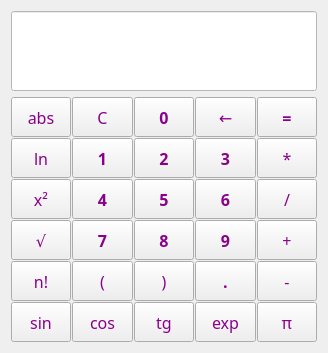
<?xml version="1.0" encoding="UTF-8"?>
<ui version="4.0">
 <class>MainWindow</class>
 <widget class="QMainWindow" name="MainWindow">
  <property name="geometry">
   <rect>
    <x>0</x>
    <y>0</y>
    <width>324</width>
    <height>351</height>
   </rect>
  </property>
  <property name="sizePolicy">
   <sizepolicy hsizetype="Preferred" vsizetype="Preferred">
    <horstretch>0</horstretch>
    <verstretch>0</verstretch>
   </sizepolicy>
  </property>
  <property name="maximumSize">
   <size>
    <width>16777215</width>
    <height>16777215</height>
   </size>
  </property>
  <property name="sizeIncrement">
   <size>
    <width>0</width>
    <height>0</height>
   </size>
  </property>
  <property name="focusPolicy">
   <enum>Qt::StrongFocus</enum>
  </property>
  <property name="windowTitle">
   <string>Калькулятор</string>
  </property>
  <property name="windowIcon">
   <iconset theme="icon" resource="resource.qrc">
    <normaloff>:/pr/ico/icon.ico</normaloff>:/pr/ico/icon.ico</iconset>
  </property>
  <property name="styleSheet">
   <string notr="true"/>
  </property>
  <widget class="QWidget" name="centralWidget">
   <layout class="QVBoxLayout" name="verticalLayout">
    <item>
     <widget class="QLineEdit" name="lineEdit">
      <property name="sizePolicy">
       <sizepolicy hsizetype="Minimum" vsizetype="Minimum">
        <horstretch>1</horstretch>
        <verstretch>1</verstretch>
       </sizepolicy>
      </property>
      <property name="minimumSize">
       <size>
        <width>306</width>
        <height>80</height>
       </size>
      </property>
      <property name="maximumSize">
       <size>
        <width>16777214</width>
        <height>120</height>
       </size>
      </property>
      <property name="sizeIncrement">
       <size>
        <width>2</width>
        <height>1</height>
       </size>
      </property>
      <property name="font">
       <font>
        <family>Century Gothic</family>
        <pointsize>15</pointsize>
        <weight>50</weight>
        <bold>false</bold>
       </font>
      </property>
      <property name="focusPolicy">
       <enum>Qt::NoFocus</enum>
      </property>
      <property name="styleSheet">
       <string notr="true">background-color : white </string>
      </property>
      <property name="alignment">
       <set>Qt::AlignRight|Qt::AlignTrailing|Qt::AlignVCenter</set>
      </property>
      <property name="readOnly">
       <bool>true</bool>
      </property>
     </widget>
    </item>
    <item>
     <layout class="QGridLayout" name="gridLayout">
      <property name="spacing">
       <number>1</number>
      </property>
      <item row="4" column="0">
       <widget class="QPushButton" name="pushButton_fact">
        <property name="sizePolicy">
         <sizepolicy hsizetype="Minimum" vsizetype="Minimum">
          <horstretch>0</horstretch>
          <verstretch>0</verstretch>
         </sizepolicy>
        </property>
        <property name="minimumSize">
         <size>
          <width>60</width>
          <height>40</height>
         </size>
        </property>
        <property name="maximumSize">
         <size>
          <width>16777215</width>
          <height>1677215</height>
         </size>
        </property>
        <property name="sizeIncrement">
         <size>
          <width>1</width>
          <height>1</height>
         </size>
        </property>
        <property name="font">
         <font>
          <family>Century Gothic</family>
          <pointsize>12</pointsize>
          <kerning>true</kerning>
         </font>
        </property>
        <property name="focusPolicy">
         <enum>Qt::ClickFocus</enum>
        </property>
        <property name="styleSheet">
         <string notr="true">color: darkMagenta;</string>
        </property>
        <property name="text">
         <string>n!</string>
        </property>
       </widget>
      </item>
      <item row="5" column="3">
       <widget class="QPushButton" name="pushButton_tg">
        <property name="sizePolicy">
         <sizepolicy hsizetype="Minimum" vsizetype="Minimum">
          <horstretch>0</horstretch>
          <verstretch>0</verstretch>
         </sizepolicy>
        </property>
        <property name="minimumSize">
         <size>
          <width>60</width>
          <height>40</height>
         </size>
        </property>
        <property name="maximumSize">
         <size>
          <width>16777215</width>
          <height>1677215</height>
         </size>
        </property>
        <property name="sizeIncrement">
         <size>
          <width>1</width>
          <height>1</height>
         </size>
        </property>
        <property name="font">
         <font>
          <family>Century Gothic</family>
          <pointsize>12</pointsize>
          <kerning>true</kerning>
         </font>
        </property>
        <property name="focusPolicy">
         <enum>Qt::ClickFocus</enum>
        </property>
        <property name="styleSheet">
         <string notr="true">color: darkMagenta;</string>
        </property>
        <property name="text">
         <string>tg</string>
        </property>
       </widget>
      </item>
      <item row="1" column="5">
       <widget class="QPushButton" name="pushButton_3">
        <property name="sizePolicy">
         <sizepolicy hsizetype="Minimum" vsizetype="Minimum">
          <horstretch>0</horstretch>
          <verstretch>0</verstretch>
         </sizepolicy>
        </property>
        <property name="minimumSize">
         <size>
          <width>60</width>
          <height>40</height>
         </size>
        </property>
        <property name="maximumSize">
         <size>
          <width>16777215</width>
          <height>1677215</height>
         </size>
        </property>
        <property name="sizeIncrement">
         <size>
          <width>1</width>
          <height>1</height>
         </size>
        </property>
        <property name="font">
         <font>
          <family>Century Gothic</family>
          <pointsize>12</pointsize>
          <weight>75</weight>
          <bold>true</bold>
          <kerning>true</kerning>
         </font>
        </property>
        <property name="focusPolicy">
         <enum>Qt::ClickFocus</enum>
        </property>
        <property name="styleSheet">
         <string notr="true">color: darkMagenta;</string>
        </property>
        <property name="text">
         <string>3</string>
        </property>
       </widget>
      </item>
      <item row="5" column="7">
       <widget class="QPushButton" name="pushButton_pi">
        <property name="sizePolicy">
         <sizepolicy hsizetype="Minimum" vsizetype="Minimum">
          <horstretch>0</horstretch>
          <verstretch>0</verstretch>
         </sizepolicy>
        </property>
        <property name="minimumSize">
         <size>
          <width>60</width>
          <height>40</height>
         </size>
        </property>
        <property name="maximumSize">
         <size>
          <width>16777215</width>
          <height>1677215</height>
         </size>
        </property>
        <property name="sizeIncrement">
         <size>
          <width>1</width>
          <height>1</height>
         </size>
        </property>
        <property name="font">
         <font>
          <family>Century Gothic</family>
          <pointsize>12</pointsize>
          <kerning>true</kerning>
         </font>
        </property>
        <property name="focusPolicy">
         <enum>Qt::ClickFocus</enum>
        </property>
        <property name="styleSheet">
         <string notr="true">color: darkMagenta;</string>
        </property>
        <property name="text">
         <string>π</string>
        </property>
       </widget>
      </item>
      <item row="2" column="5">
       <widget class="QPushButton" name="pushButton_6">
        <property name="sizePolicy">
         <sizepolicy hsizetype="Minimum" vsizetype="Minimum">
          <horstretch>0</horstretch>
          <verstretch>0</verstretch>
         </sizepolicy>
        </property>
        <property name="minimumSize">
         <size>
          <width>60</width>
          <height>40</height>
         </size>
        </property>
        <property name="maximumSize">
         <size>
          <width>16777215</width>
          <height>1677215</height>
         </size>
        </property>
        <property name="sizeIncrement">
         <size>
          <width>1</width>
          <height>1</height>
         </size>
        </property>
        <property name="font">
         <font>
          <family>Century Gothic</family>
          <pointsize>12</pointsize>
          <weight>75</weight>
          <bold>true</bold>
          <kerning>true</kerning>
         </font>
        </property>
        <property name="focusPolicy">
         <enum>Qt::ClickFocus</enum>
        </property>
        <property name="styleSheet">
         <string notr="true">color: darkMagenta;</string>
        </property>
        <property name="text">
         <string>6</string>
        </property>
       </widget>
      </item>
      <item row="0" column="0">
       <widget class="QPushButton" name="pushButton_abs">
        <property name="sizePolicy">
         <sizepolicy hsizetype="Minimum" vsizetype="Minimum">
          <horstretch>0</horstretch>
          <verstretch>0</verstretch>
         </sizepolicy>
        </property>
        <property name="minimumSize">
         <size>
          <width>60</width>
          <height>40</height>
         </size>
        </property>
        <property name="maximumSize">
         <size>
          <width>16777215</width>
          <height>1677215</height>
         </size>
        </property>
        <property name="sizeIncrement">
         <size>
          <width>1</width>
          <height>1</height>
         </size>
        </property>
        <property name="font">
         <font>
          <family>Century Gothic</family>
          <pointsize>12</pointsize>
          <kerning>true</kerning>
         </font>
        </property>
        <property name="focusPolicy">
         <enum>Qt::ClickFocus</enum>
        </property>
        <property name="styleSheet">
         <string notr="true">color: darkMagenta;</string>
        </property>
        <property name="text">
         <string>abs</string>
        </property>
       </widget>
      </item>
      <item row="3" column="7">
       <widget class="QPushButton" name="pushButton_plus">
        <property name="sizePolicy">
         <sizepolicy hsizetype="Minimum" vsizetype="Minimum">
          <horstretch>0</horstretch>
          <verstretch>0</verstretch>
         </sizepolicy>
        </property>
        <property name="minimumSize">
         <size>
          <width>60</width>
          <height>40</height>
         </size>
        </property>
        <property name="maximumSize">
         <size>
          <width>16777215</width>
          <height>1677215</height>
         </size>
        </property>
        <property name="sizeIncrement">
         <size>
          <width>1</width>
          <height>1</height>
         </size>
        </property>
        <property name="font">
         <font>
          <family>Century Gothic</family>
          <pointsize>12</pointsize>
          <kerning>true</kerning>
         </font>
        </property>
        <property name="focusPolicy">
         <enum>Qt::ClickFocus</enum>
        </property>
        <property name="styleSheet">
         <string notr="true">color: darkMagenta;</string>
        </property>
        <property name="text">
         <string>+</string>
        </property>
       </widget>
      </item>
      <item row="3" column="5">
       <widget class="QPushButton" name="pushButton_9">
        <property name="sizePolicy">
         <sizepolicy hsizetype="Minimum" vsizetype="Minimum">
          <horstretch>0</horstretch>
          <verstretch>0</verstretch>
         </sizepolicy>
        </property>
        <property name="minimumSize">
         <size>
          <width>60</width>
          <height>40</height>
         </size>
        </property>
        <property name="maximumSize">
         <size>
          <width>16777215</width>
          <height>1677215</height>
         </size>
        </property>
        <property name="sizeIncrement">
         <size>
          <width>1</width>
          <height>1</height>
         </size>
        </property>
        <property name="font">
         <font>
          <family>Century Gothic</family>
          <pointsize>12</pointsize>
          <weight>75</weight>
          <bold>true</bold>
          <kerning>true</kerning>
         </font>
        </property>
        <property name="focusPolicy">
         <enum>Qt::ClickFocus</enum>
        </property>
        <property name="styleSheet">
         <string notr="true">color: darkMagenta;</string>
        </property>
        <property name="text">
         <string>9</string>
        </property>
       </widget>
      </item>
      <item row="0" column="5">
       <widget class="QPushButton" name="pushButton_backspace">
        <property name="sizePolicy">
         <sizepolicy hsizetype="Minimum" vsizetype="Minimum">
          <horstretch>0</horstretch>
          <verstretch>0</verstretch>
         </sizepolicy>
        </property>
        <property name="minimumSize">
         <size>
          <width>60</width>
          <height>40</height>
         </size>
        </property>
        <property name="maximumSize">
         <size>
          <width>16777215</width>
          <height>1677215</height>
         </size>
        </property>
        <property name="sizeIncrement">
         <size>
          <width>1</width>
          <height>1</height>
         </size>
        </property>
        <property name="font">
         <font>
          <family>Century Gothic</family>
          <pointsize>12</pointsize>
          <weight>50</weight>
          <bold>false</bold>
          <kerning>true</kerning>
         </font>
        </property>
        <property name="focusPolicy">
         <enum>Qt::ClickFocus</enum>
        </property>
        <property name="styleSheet">
         <string notr="true">color: darkMagenta;</string>
        </property>
        <property name="text">
         <string>←</string>
        </property>
       </widget>
      </item>
      <item row="5" column="5">
       <widget class="QPushButton" name="pushButton_exp">
        <property name="sizePolicy">
         <sizepolicy hsizetype="Minimum" vsizetype="Minimum">
          <horstretch>0</horstretch>
          <verstretch>0</verstretch>
         </sizepolicy>
        </property>
        <property name="minimumSize">
         <size>
          <width>60</width>
          <height>40</height>
         </size>
        </property>
        <property name="maximumSize">
         <size>
          <width>16777215</width>
          <height>1677215</height>
         </size>
        </property>
        <property name="sizeIncrement">
         <size>
          <width>1</width>
          <height>1</height>
         </size>
        </property>
        <property name="font">
         <font>
          <family>Century Gothic</family>
          <pointsize>12</pointsize>
          <kerning>true</kerning>
         </font>
        </property>
        <property name="focusPolicy">
         <enum>Qt::ClickFocus</enum>
        </property>
        <property name="styleSheet">
         <string notr="true">color: darkMagenta;</string>
        </property>
        <property name="text">
         <string>exp</string>
        </property>
       </widget>
      </item>
      <item row="0" column="2">
       <widget class="QPushButton" name="pushButton_C">
        <property name="sizePolicy">
         <sizepolicy hsizetype="Minimum" vsizetype="Minimum">
          <horstretch>0</horstretch>
          <verstretch>0</verstretch>
         </sizepolicy>
        </property>
        <property name="minimumSize">
         <size>
          <width>60</width>
          <height>40</height>
         </size>
        </property>
        <property name="maximumSize">
         <size>
          <width>16777215</width>
          <height>1677215</height>
         </size>
        </property>
        <property name="sizeIncrement">
         <size>
          <width>1</width>
          <height>1</height>
         </size>
        </property>
        <property name="font">
         <font>
          <family>Century Gothic</family>
          <pointsize>12</pointsize>
          <kerning>true</kerning>
         </font>
        </property>
        <property name="focusPolicy">
         <enum>Qt::ClickFocus</enum>
        </property>
        <property name="styleSheet">
         <string notr="true">color: darkMagenta;</string>
        </property>
        <property name="text">
         <string>C</string>
        </property>
       </widget>
      </item>
      <item row="5" column="0">
       <widget class="QPushButton" name="pushButton_sin">
        <property name="sizePolicy">
         <sizepolicy hsizetype="Minimum" vsizetype="Minimum">
          <horstretch>0</horstretch>
          <verstretch>0</verstretch>
         </sizepolicy>
        </property>
        <property name="minimumSize">
         <size>
          <width>60</width>
          <height>40</height>
         </size>
        </property>
        <property name="maximumSize">
         <size>
          <width>16777215</width>
          <height>1677215</height>
         </size>
        </property>
        <property name="sizeIncrement">
         <size>
          <width>1</width>
          <height>1</height>
         </size>
        </property>
        <property name="font">
         <font>
          <family>Century Gothic</family>
          <pointsize>12</pointsize>
          <kerning>true</kerning>
         </font>
        </property>
        <property name="focusPolicy">
         <enum>Qt::ClickFocus</enum>
        </property>
        <property name="styleSheet">
         <string notr="true">color: darkMagenta;</string>
        </property>
        <property name="text">
         <string>sin</string>
        </property>
       </widget>
      </item>
      <item row="3" column="0">
       <widget class="QPushButton" name="pushButton_sqrt">
        <property name="sizePolicy">
         <sizepolicy hsizetype="Minimum" vsizetype="Minimum">
          <horstretch>0</horstretch>
          <verstretch>0</verstretch>
         </sizepolicy>
        </property>
        <property name="minimumSize">
         <size>
          <width>60</width>
          <height>40</height>
         </size>
        </property>
        <property name="maximumSize">
         <size>
          <width>16777215</width>
          <height>1677215</height>
         </size>
        </property>
        <property name="sizeIncrement">
         <size>
          <width>1</width>
          <height>1</height>
         </size>
        </property>
        <property name="font">
         <font>
          <family>Century Gothic</family>
          <pointsize>12</pointsize>
          <kerning>true</kerning>
         </font>
        </property>
        <property name="focusPolicy">
         <enum>Qt::ClickFocus</enum>
        </property>
        <property name="styleSheet">
         <string notr="true">color: darkMagenta;</string>
        </property>
        <property name="text">
         <string>√</string>
        </property>
       </widget>
      </item>
      <item row="1" column="3">
       <widget class="QPushButton" name="pushButton_2">
        <property name="sizePolicy">
         <sizepolicy hsizetype="Minimum" vsizetype="Minimum">
          <horstretch>0</horstretch>
          <verstretch>0</verstretch>
         </sizepolicy>
        </property>
        <property name="minimumSize">
         <size>
          <width>60</width>
          <height>40</height>
         </size>
        </property>
        <property name="maximumSize">
         <size>
          <width>16777215</width>
          <height>1677215</height>
         </size>
        </property>
        <property name="sizeIncrement">
         <size>
          <width>1</width>
          <height>1</height>
         </size>
        </property>
        <property name="font">
         <font>
          <family>Century Gothic</family>
          <pointsize>12</pointsize>
          <weight>75</weight>
          <bold>true</bold>
          <kerning>true</kerning>
         </font>
        </property>
        <property name="focusPolicy">
         <enum>Qt::ClickFocus</enum>
        </property>
        <property name="styleSheet">
         <string notr="true">color: darkMagenta;</string>
        </property>
        <property name="text">
         <string>2</string>
        </property>
       </widget>
      </item>
      <item row="0" column="3">
       <widget class="QPushButton" name="pushButton_0">
        <property name="sizePolicy">
         <sizepolicy hsizetype="Minimum" vsizetype="Minimum">
          <horstretch>0</horstretch>
          <verstretch>0</verstretch>
         </sizepolicy>
        </property>
        <property name="minimumSize">
         <size>
          <width>60</width>
          <height>40</height>
         </size>
        </property>
        <property name="maximumSize">
         <size>
          <width>16777215</width>
          <height>1677215</height>
         </size>
        </property>
        <property name="sizeIncrement">
         <size>
          <width>1</width>
          <height>1</height>
         </size>
        </property>
        <property name="font">
         <font>
          <family>Century Gothic</family>
          <pointsize>12</pointsize>
          <weight>75</weight>
          <bold>true</bold>
          <kerning>true</kerning>
         </font>
        </property>
        <property name="focusPolicy">
         <enum>Qt::ClickFocus</enum>
        </property>
        <property name="styleSheet">
         <string notr="true">color: darkMagenta;</string>
        </property>
        <property name="text">
         <string>0</string>
        </property>
       </widget>
      </item>
      <item row="1" column="2">
       <widget class="QPushButton" name="pushButton_1">
        <property name="sizePolicy">
         <sizepolicy hsizetype="Minimum" vsizetype="Minimum">
          <horstretch>0</horstretch>
          <verstretch>0</verstretch>
         </sizepolicy>
        </property>
        <property name="minimumSize">
         <size>
          <width>60</width>
          <height>40</height>
         </size>
        </property>
        <property name="maximumSize">
         <size>
          <width>16777215</width>
          <height>1677215</height>
         </size>
        </property>
        <property name="sizeIncrement">
         <size>
          <width>1</width>
          <height>1</height>
         </size>
        </property>
        <property name="font">
         <font>
          <family>Century Gothic</family>
          <pointsize>12</pointsize>
          <weight>75</weight>
          <bold>true</bold>
          <kerning>true</kerning>
         </font>
        </property>
        <property name="focusPolicy">
         <enum>Qt::ClickFocus</enum>
        </property>
        <property name="styleSheet">
         <string notr="true">color: darkMagenta;</string>
        </property>
        <property name="text">
         <string>1</string>
        </property>
       </widget>
      </item>
      <item row="2" column="0">
       <widget class="QPushButton" name="pushButton_sqr">
        <property name="sizePolicy">
         <sizepolicy hsizetype="Minimum" vsizetype="Minimum">
          <horstretch>0</horstretch>
          <verstretch>0</verstretch>
         </sizepolicy>
        </property>
        <property name="minimumSize">
         <size>
          <width>60</width>
          <height>40</height>
         </size>
        </property>
        <property name="maximumSize">
         <size>
          <width>16777215</width>
          <height>1677215</height>
         </size>
        </property>
        <property name="sizeIncrement">
         <size>
          <width>1</width>
          <height>1</height>
         </size>
        </property>
        <property name="font">
         <font>
          <family>Century Gothic</family>
          <pointsize>12</pointsize>
          <kerning>true</kerning>
         </font>
        </property>
        <property name="focusPolicy">
         <enum>Qt::ClickFocus</enum>
        </property>
        <property name="styleSheet">
         <string notr="true">color: darkMagenta;</string>
        </property>
        <property name="text">
         <string>x²</string>
        </property>
       </widget>
      </item>
      <item row="4" column="7">
       <widget class="QPushButton" name="pushButton_minus">
        <property name="sizePolicy">
         <sizepolicy hsizetype="Minimum" vsizetype="Minimum">
          <horstretch>0</horstretch>
          <verstretch>0</verstretch>
         </sizepolicy>
        </property>
        <property name="minimumSize">
         <size>
          <width>60</width>
          <height>40</height>
         </size>
        </property>
        <property name="maximumSize">
         <size>
          <width>16777215</width>
          <height>1677215</height>
         </size>
        </property>
        <property name="sizeIncrement">
         <size>
          <width>1</width>
          <height>1</height>
         </size>
        </property>
        <property name="font">
         <font>
          <family>Century Gothic</family>
          <pointsize>12</pointsize>
          <kerning>true</kerning>
         </font>
        </property>
        <property name="focusPolicy">
         <enum>Qt::ClickFocus</enum>
        </property>
        <property name="styleSheet">
         <string notr="true">color: darkMagenta;</string>
        </property>
        <property name="text">
         <string>-</string>
        </property>
       </widget>
      </item>
      <item row="0" column="7">
       <widget class="QPushButton" name="pushButton_equal">
        <property name="sizePolicy">
         <sizepolicy hsizetype="Minimum" vsizetype="Minimum">
          <horstretch>0</horstretch>
          <verstretch>0</verstretch>
         </sizepolicy>
        </property>
        <property name="minimumSize">
         <size>
          <width>60</width>
          <height>40</height>
         </size>
        </property>
        <property name="maximumSize">
         <size>
          <width>16777215</width>
          <height>1677215</height>
         </size>
        </property>
        <property name="sizeIncrement">
         <size>
          <width>1</width>
          <height>1</height>
         </size>
        </property>
        <property name="font">
         <font>
          <family>Century Gothic</family>
          <pointsize>12</pointsize>
          <weight>75</weight>
          <bold>true</bold>
          <kerning>true</kerning>
         </font>
        </property>
        <property name="focusPolicy">
         <enum>Qt::ClickFocus</enum>
        </property>
        <property name="styleSheet">
         <string notr="true">color: darkMagenta;</string>
        </property>
        <property name="text">
         <string>=</string>
        </property>
       </widget>
      </item>
      <item row="2" column="3">
       <widget class="QPushButton" name="pushButton_5">
        <property name="sizePolicy">
         <sizepolicy hsizetype="Minimum" vsizetype="Minimum">
          <horstretch>0</horstretch>
          <verstretch>0</verstretch>
         </sizepolicy>
        </property>
        <property name="minimumSize">
         <size>
          <width>60</width>
          <height>40</height>
         </size>
        </property>
        <property name="maximumSize">
         <size>
          <width>16777215</width>
          <height>1677215</height>
         </size>
        </property>
        <property name="sizeIncrement">
         <size>
          <width>1</width>
          <height>1</height>
         </size>
        </property>
        <property name="font">
         <font>
          <family>Century Gothic</family>
          <pointsize>12</pointsize>
          <weight>75</weight>
          <bold>true</bold>
          <kerning>true</kerning>
         </font>
        </property>
        <property name="focusPolicy">
         <enum>Qt::ClickFocus</enum>
        </property>
        <property name="styleSheet">
         <string notr="true">color: darkMagenta;</string>
        </property>
        <property name="text">
         <string>5</string>
        </property>
       </widget>
      </item>
      <item row="3" column="3">
       <widget class="QPushButton" name="pushButton_8">
        <property name="sizePolicy">
         <sizepolicy hsizetype="Minimum" vsizetype="Minimum">
          <horstretch>0</horstretch>
          <verstretch>0</verstretch>
         </sizepolicy>
        </property>
        <property name="minimumSize">
         <size>
          <width>60</width>
          <height>40</height>
         </size>
        </property>
        <property name="maximumSize">
         <size>
          <width>16777215</width>
          <height>1677215</height>
         </size>
        </property>
        <property name="sizeIncrement">
         <size>
          <width>1</width>
          <height>1</height>
         </size>
        </property>
        <property name="font">
         <font>
          <family>Century Gothic</family>
          <pointsize>12</pointsize>
          <weight>75</weight>
          <bold>true</bold>
          <kerning>true</kerning>
         </font>
        </property>
        <property name="focusPolicy">
         <enum>Qt::ClickFocus</enum>
        </property>
        <property name="styleSheet">
         <string notr="true">color: darkMagenta;</string>
        </property>
        <property name="text">
         <string>8</string>
        </property>
       </widget>
      </item>
      <item row="2" column="7">
       <widget class="QPushButton" name="pushButton_divide">
        <property name="sizePolicy">
         <sizepolicy hsizetype="Minimum" vsizetype="Minimum">
          <horstretch>0</horstretch>
          <verstretch>0</verstretch>
         </sizepolicy>
        </property>
        <property name="minimumSize">
         <size>
          <width>60</width>
          <height>40</height>
         </size>
        </property>
        <property name="maximumSize">
         <size>
          <width>16777215</width>
          <height>1677215</height>
         </size>
        </property>
        <property name="sizeIncrement">
         <size>
          <width>1</width>
          <height>1</height>
         </size>
        </property>
        <property name="font">
         <font>
          <family>Century Gothic</family>
          <pointsize>12</pointsize>
          <kerning>true</kerning>
         </font>
        </property>
        <property name="focusPolicy">
         <enum>Qt::ClickFocus</enum>
        </property>
        <property name="styleSheet">
         <string notr="true">color: darkMagenta;</string>
        </property>
        <property name="text">
         <string>/</string>
        </property>
       </widget>
      </item>
      <item row="1" column="7">
       <widget class="QPushButton" name="pushButton_multiply">
        <property name="sizePolicy">
         <sizepolicy hsizetype="Minimum" vsizetype="Minimum">
          <horstretch>0</horstretch>
          <verstretch>0</verstretch>
         </sizepolicy>
        </property>
        <property name="minimumSize">
         <size>
          <width>60</width>
          <height>40</height>
         </size>
        </property>
        <property name="maximumSize">
         <size>
          <width>16777215</width>
          <height>1677215</height>
         </size>
        </property>
        <property name="sizeIncrement">
         <size>
          <width>1</width>
          <height>1</height>
         </size>
        </property>
        <property name="font">
         <font>
          <family>Century Gothic</family>
          <pointsize>12</pointsize>
          <kerning>true</kerning>
         </font>
        </property>
        <property name="focusPolicy">
         <enum>Qt::ClickFocus</enum>
        </property>
        <property name="styleSheet">
         <string notr="true">color: darkMagenta;</string>
        </property>
        <property name="text">
         <string>*</string>
        </property>
       </widget>
      </item>
      <item row="5" column="2">
       <widget class="QPushButton" name="pushButton_cos">
        <property name="sizePolicy">
         <sizepolicy hsizetype="Minimum" vsizetype="Minimum">
          <horstretch>0</horstretch>
          <verstretch>0</verstretch>
         </sizepolicy>
        </property>
        <property name="minimumSize">
         <size>
          <width>60</width>
          <height>40</height>
         </size>
        </property>
        <property name="maximumSize">
         <size>
          <width>16777215</width>
          <height>1677215</height>
         </size>
        </property>
        <property name="sizeIncrement">
         <size>
          <width>1</width>
          <height>1</height>
         </size>
        </property>
        <property name="font">
         <font>
          <family>Century Gothic</family>
          <pointsize>12</pointsize>
          <kerning>true</kerning>
         </font>
        </property>
        <property name="focusPolicy">
         <enum>Qt::ClickFocus</enum>
        </property>
        <property name="styleSheet">
         <string notr="true">color: darkMagenta;</string>
        </property>
        <property name="text">
         <string>cos</string>
        </property>
       </widget>
      </item>
      <item row="3" column="2">
       <widget class="QPushButton" name="pushButton_7">
        <property name="sizePolicy">
         <sizepolicy hsizetype="Minimum" vsizetype="Minimum">
          <horstretch>0</horstretch>
          <verstretch>0</verstretch>
         </sizepolicy>
        </property>
        <property name="minimumSize">
         <size>
          <width>60</width>
          <height>40</height>
         </size>
        </property>
        <property name="maximumSize">
         <size>
          <width>16777215</width>
          <height>1677215</height>
         </size>
        </property>
        <property name="sizeIncrement">
         <size>
          <width>1</width>
          <height>1</height>
         </size>
        </property>
        <property name="palette">
         <palette>
          <active>
           <colorrole role="WindowText">
            <brush brushstyle="SolidPattern">
             <color alpha="255">
              <red>139</red>
              <green>0</green>
              <blue>139</blue>
             </color>
            </brush>
           </colorrole>
           <colorrole role="Text">
            <brush brushstyle="SolidPattern">
             <color alpha="255">
              <red>139</red>
              <green>0</green>
              <blue>139</blue>
             </color>
            </brush>
           </colorrole>
           <colorrole role="ButtonText">
            <brush brushstyle="SolidPattern">
             <color alpha="255">
              <red>139</red>
              <green>0</green>
              <blue>139</blue>
             </color>
            </brush>
           </colorrole>
           <colorrole role="PlaceholderText">
            <brush brushstyle="NoBrush">
             <color alpha="128">
              <red>139</red>
              <green>0</green>
              <blue>139</blue>
             </color>
            </brush>
           </colorrole>
          </active>
          <inactive>
           <colorrole role="WindowText">
            <brush brushstyle="SolidPattern">
             <color alpha="255">
              <red>139</red>
              <green>0</green>
              <blue>139</blue>
             </color>
            </brush>
           </colorrole>
           <colorrole role="Text">
            <brush brushstyle="SolidPattern">
             <color alpha="255">
              <red>139</red>
              <green>0</green>
              <blue>139</blue>
             </color>
            </brush>
           </colorrole>
           <colorrole role="ButtonText">
            <brush brushstyle="SolidPattern">
             <color alpha="255">
              <red>139</red>
              <green>0</green>
              <blue>139</blue>
             </color>
            </brush>
           </colorrole>
           <colorrole role="PlaceholderText">
            <brush brushstyle="NoBrush">
             <color alpha="128">
              <red>139</red>
              <green>0</green>
              <blue>139</blue>
             </color>
            </brush>
           </colorrole>
          </inactive>
          <disabled>
           <colorrole role="WindowText">
            <brush brushstyle="SolidPattern">
             <color alpha="255">
              <red>139</red>
              <green>0</green>
              <blue>139</blue>
             </color>
            </brush>
           </colorrole>
           <colorrole role="Text">
            <brush brushstyle="SolidPattern">
             <color alpha="255">
              <red>139</red>
              <green>0</green>
              <blue>139</blue>
             </color>
            </brush>
           </colorrole>
           <colorrole role="ButtonText">
            <brush brushstyle="SolidPattern">
             <color alpha="255">
              <red>139</red>
              <green>0</green>
              <blue>139</blue>
             </color>
            </brush>
           </colorrole>
           <colorrole role="PlaceholderText">
            <brush brushstyle="NoBrush">
             <color alpha="128">
              <red>139</red>
              <green>0</green>
              <blue>139</blue>
             </color>
            </brush>
           </colorrole>
          </disabled>
         </palette>
        </property>
        <property name="font">
         <font>
          <family>Century Gothic</family>
          <pointsize>12</pointsize>
          <weight>75</weight>
          <bold>true</bold>
          <kerning>true</kerning>
         </font>
        </property>
        <property name="focusPolicy">
         <enum>Qt::ClickFocus</enum>
        </property>
        <property name="styleSheet">
         <string notr="true">color: darkMagenta;</string>
        </property>
        <property name="text">
         <string>7</string>
        </property>
       </widget>
      </item>
      <item row="2" column="2">
       <widget class="QPushButton" name="pushButton_4">
        <property name="sizePolicy">
         <sizepolicy hsizetype="Minimum" vsizetype="Minimum">
          <horstretch>0</horstretch>
          <verstretch>0</verstretch>
         </sizepolicy>
        </property>
        <property name="minimumSize">
         <size>
          <width>60</width>
          <height>40</height>
         </size>
        </property>
        <property name="maximumSize">
         <size>
          <width>16777215</width>
          <height>1677215</height>
         </size>
        </property>
        <property name="sizeIncrement">
         <size>
          <width>1</width>
          <height>1</height>
         </size>
        </property>
        <property name="font">
         <font>
          <family>Century Gothic</family>
          <pointsize>12</pointsize>
          <weight>75</weight>
          <bold>true</bold>
          <kerning>true</kerning>
         </font>
        </property>
        <property name="focusPolicy">
         <enum>Qt::ClickFocus</enum>
        </property>
        <property name="styleSheet">
         <string notr="true">color: darkMagenta;</string>
        </property>
        <property name="text">
         <string>4</string>
        </property>
       </widget>
      </item>
      <item row="1" column="0">
       <widget class="QPushButton" name="pushButton_ln">
        <property name="sizePolicy">
         <sizepolicy hsizetype="Minimum" vsizetype="Minimum">
          <horstretch>0</horstretch>
          <verstretch>0</verstretch>
         </sizepolicy>
        </property>
        <property name="minimumSize">
         <size>
          <width>60</width>
          <height>40</height>
         </size>
        </property>
        <property name="maximumSize">
         <size>
          <width>16777215</width>
          <height>1677215</height>
         </size>
        </property>
        <property name="sizeIncrement">
         <size>
          <width>1</width>
          <height>1</height>
         </size>
        </property>
        <property name="font">
         <font>
          <family>Century Gothic</family>
          <pointsize>12</pointsize>
          <kerning>true</kerning>
         </font>
        </property>
        <property name="focusPolicy">
         <enum>Qt::ClickFocus</enum>
        </property>
        <property name="styleSheet">
         <string notr="true">color: darkMagenta;</string>
        </property>
        <property name="text">
         <string>ln</string>
        </property>
       </widget>
      </item>
      <item row="4" column="2">
       <widget class="QPushButton" name="pushButton_leftBracket">
        <property name="sizePolicy">
         <sizepolicy hsizetype="Minimum" vsizetype="Minimum">
          <horstretch>0</horstretch>
          <verstretch>0</verstretch>
         </sizepolicy>
        </property>
        <property name="minimumSize">
         <size>
          <width>60</width>
          <height>40</height>
         </size>
        </property>
        <property name="maximumSize">
         <size>
          <width>16777215</width>
          <height>1677215</height>
         </size>
        </property>
        <property name="sizeIncrement">
         <size>
          <width>1</width>
          <height>1</height>
         </size>
        </property>
        <property name="font">
         <font>
          <family>Century Gothic</family>
          <pointsize>12</pointsize>
          <kerning>true</kerning>
         </font>
        </property>
        <property name="focusPolicy">
         <enum>Qt::ClickFocus</enum>
        </property>
        <property name="styleSheet">
         <string notr="true">color: darkMagenta;</string>
        </property>
        <property name="text">
         <string>(</string>
        </property>
       </widget>
      </item>
      <item row="4" column="3">
       <widget class="QPushButton" name="pushButton_rightBracket">
        <property name="sizePolicy">
         <sizepolicy hsizetype="Minimum" vsizetype="Minimum">
          <horstretch>0</horstretch>
          <verstretch>0</verstretch>
         </sizepolicy>
        </property>
        <property name="minimumSize">
         <size>
          <width>60</width>
          <height>40</height>
         </size>
        </property>
        <property name="maximumSize">
         <size>
          <width>16777215</width>
          <height>1677215</height>
         </size>
        </property>
        <property name="sizeIncrement">
         <size>
          <width>1</width>
          <height>1</height>
         </size>
        </property>
        <property name="font">
         <font>
          <family>Century Gothic</family>
          <pointsize>12</pointsize>
          <kerning>true</kerning>
         </font>
        </property>
        <property name="focusPolicy">
         <enum>Qt::ClickFocus</enum>
        </property>
        <property name="styleSheet">
         <string notr="true">color: darkMagenta;</string>
        </property>
        <property name="text">
         <string>)</string>
        </property>
       </widget>
      </item>
      <item row="4" column="5">
       <widget class="QPushButton" name="pushButton_dot">
        <property name="sizePolicy">
         <sizepolicy hsizetype="Minimum" vsizetype="Minimum">
          <horstretch>0</horstretch>
          <verstretch>0</verstretch>
         </sizepolicy>
        </property>
        <property name="minimumSize">
         <size>
          <width>60</width>
          <height>40</height>
         </size>
        </property>
        <property name="maximumSize">
         <size>
          <width>16777215</width>
          <height>1677215</height>
         </size>
        </property>
        <property name="sizeIncrement">
         <size>
          <width>1</width>
          <height>1</height>
         </size>
        </property>
        <property name="font">
         <font>
          <family>Century Gothic</family>
          <pointsize>12</pointsize>
          <weight>75</weight>
          <bold>true</bold>
          <kerning>true</kerning>
         </font>
        </property>
        <property name="focusPolicy">
         <enum>Qt::ClickFocus</enum>
        </property>
        <property name="styleSheet">
         <string notr="true">color: darkMagenta;</string>
        </property>
        <property name="text">
         <string>.</string>
        </property>
       </widget>
      </item>
     </layout>
    </item>
   </layout>
  </widget>
 </widget>
 <layoutdefault spacing="6" margin="11"/>
 <resources>
  <include location="resource.qrc"/>
 </resources>
 <connections/>
</ui>
